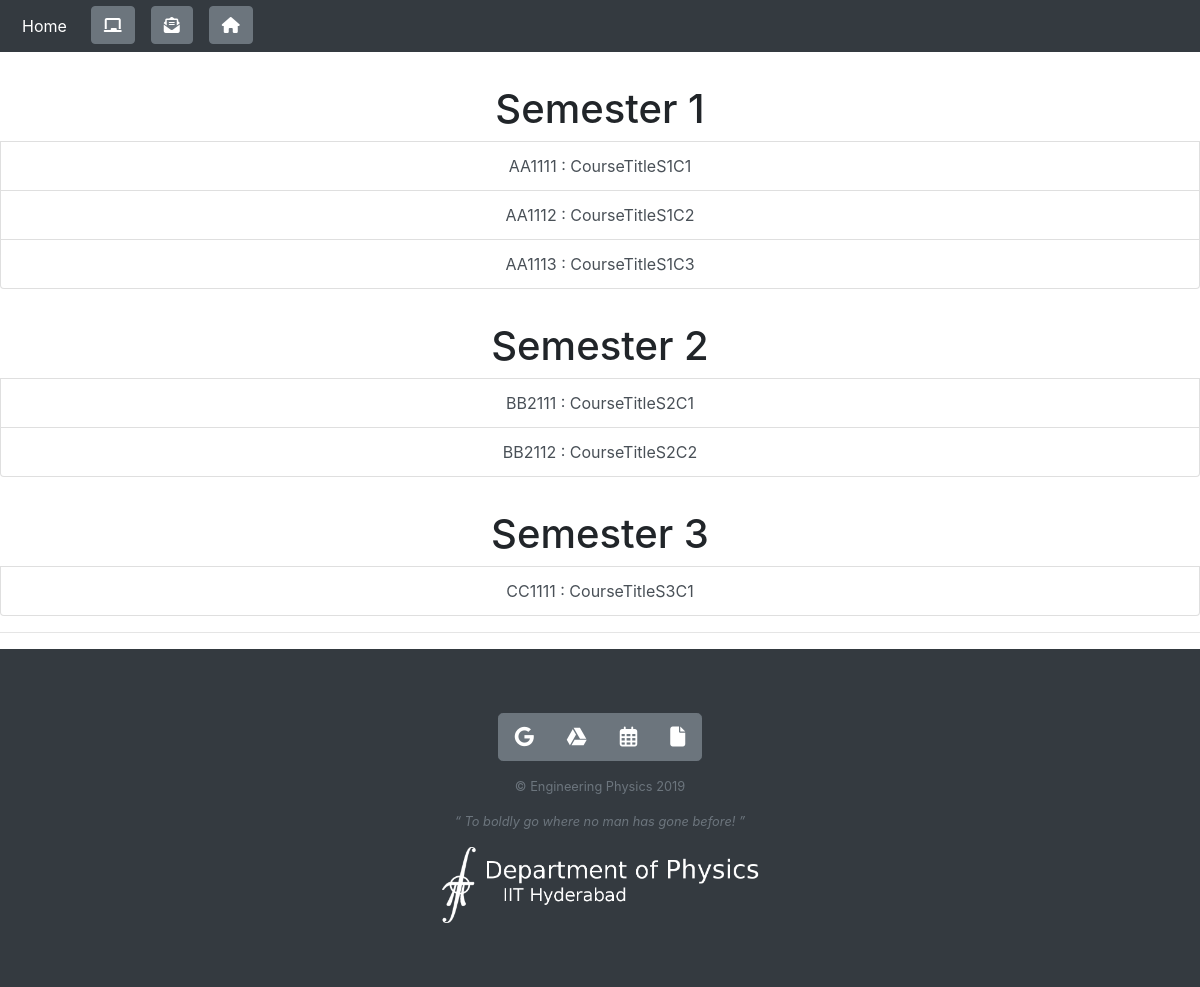
Before: /allCourses with the older database file.
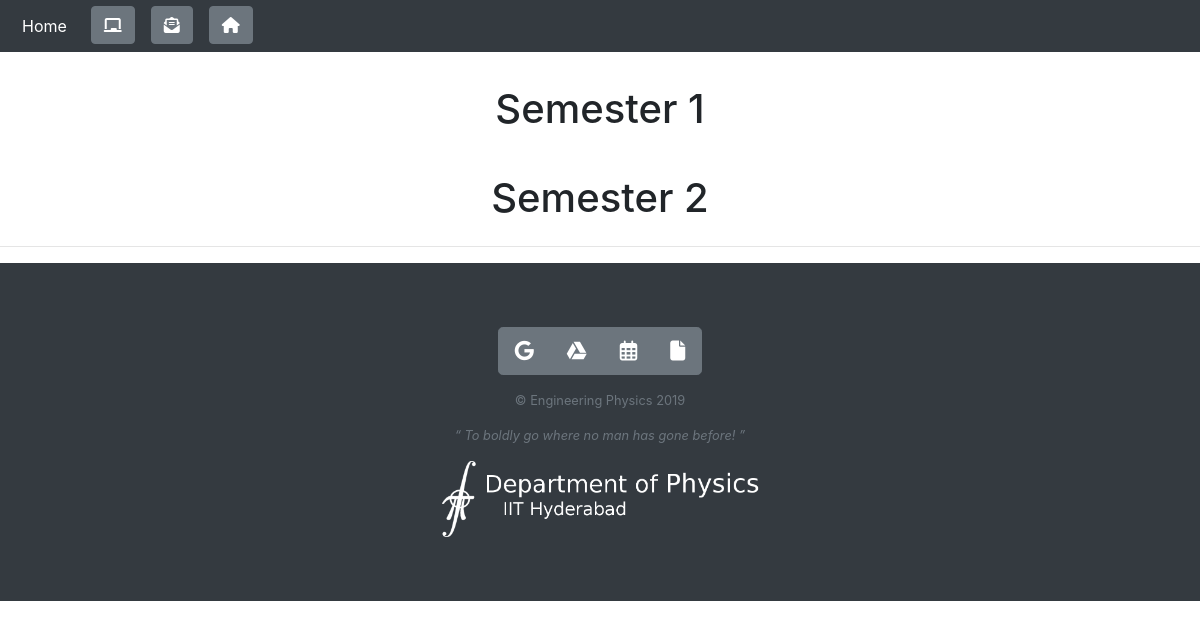
After: the same page with the newer database file.
### app/model.py (models this page shows, shortened)
class Semester(db.Model):
    __tablename__ = 'semesters'
    id = db.Column(db.Integer, primary_key = True)
    courses = db.relationship('Course',backref = 'semester')

class Course(db.Model):
    __tablename__ = 'courses'
    id = db.Column(db.Integer, primary_key = True)
    course_id = db.Column(db.String , index = True,unique = True)
    course_title = db.Column(db.String(64))
    description = db.Column(db.String(64))
    vid_title1 = db.Column(db.String(64))
    vid_desc1 = db.Column(db.String(64))
    vid_title2 = db.Column(db.String(64))
    vid_desc2 = db.Column(db.String(64))
    resc_title1 = db.Column(db.String(64))
    resc_desc1 = db.Column(db.String(64))
    resc_title2 = db.Column(db.String(64))
    resc_desc2 = db.Column(db.String(64))
    resc_title3 = db.Column(db.String(64))
    resc_desc3 = db.Column(db.String(64))
    vid_link1 = db.Column(db.String(64))
    vid_link2 = db.Column(db.String(64))
    resc_link1 = db.Column(db.String(64))
    resc_link2 = db.Column(db.String(64))
    resc_link3 = db.Column(db.String(64))
    mit_link = db.Column(db.String(64))
    semester_id = db.Column(db.Integer, db.ForeignKey('semesters.id'))

### app/main/views.py (the view)
@main.route('/allCourses')
def allCourses():
    semesters = Semester.query.all()
    return render_template('available_all.html',semesters = semesters)

### app/templates/available_all.html (shortened to what this page needs)
<!doctype html>
<html lang="en">
  <head>
    <link rel="stylesheet" href="https://stackpath.bootstrapcdn.com/bootstrap/4.4.1/css/bootstrap.min.css">
  </head>
  <body>
    <header>
        <ul class="nav bg-dark" style='padding : 0.5%'>
            <li class="nav-item">
              <a class="nav-link active text-white" href="/">Home</a>
            </li>
            <li class="nav-item px-2">
                <button class="btn btn-secondary" type="button" onclick="window.location.href='https://classroom.google.com/'" title="Google Classroom"><i class="fas fa-chalkboard"></i></button>
              </li>
              <li class="nav-item px-2">
                <button class="btn btn-secondary" type="button" onclick="window.location.href='https://mail.google.com/mail/u/1/#inbox'" title="Gmail"><i class="fas fa-envelope-open-text"></i></button>
              </li>
              <li class="nav-item px-2">
                <button class="btn btn-secondary" type="button" onclick="window.location.href='https://www.iith.ac.in/'" title="IITH Home"><i class="fas fa-home"></i></button>
              </li>
          </ul>
    </header>
    {% for sem in semesters %}
    <div class="list-group">
        <h1 class='text-center'>Semester {{ sem.id }}</h1>
        {% for course in sem.courses %}
        <a href="/{{ sem.id }}/{{ course['course_id'] }}" class="list-group-item list-group-item-action text-center">{{ course['course_id'] }} : {{ course['course_title'] }}</a>
        {% endfor %}
      </div>
      {% endfor %}
      <hr>
      <footer class="bg-dark py-5 text-muted text-center">
        <div class="container">
          <div class="btn-group btn-group-lg my-3" role="group" aria-label="footer">
              <button type="button" class="btn btn-secondary"><i class="fab fa-google"></i></button>
              <button type="button" class="btn btn-secondary"><i class="fab fa-google-drive"></i></button>
              <button type="button" class="btn btn-secondary"><i class="far fa-calendar-alt"></i></button>
              <button type="button" class="btn btn-secondary"><i class="fas fa-file"></i></button>
          </div>
          <small>
              <p>&copy; Engineering Physics 2019</p>
              <p><em>&ldquo;  To boldly go where no man has gone before! &rdquo;</em></p>
          </small>
      <p><img class="img-fluid" src="../static/images/logo.png" style="height: 2cm;"></p>
      </div>
      </footer>
  </body>
</html>

Changed rows visible on the page:
removed Course: course_id "AA1111", course_title "CourseTitleS1C1", shown under Semester id 1
removed Course: course_id "AA1112", course_title "CourseTitleS1C2", shown under Semester id 1
removed Course: course_id "AA1113", course_title "CourseTitleS1C3", shown under Semester id 1
removed Course: course_id "BB2111", course_title "CourseTitleS2C1", shown under Semester id 2
removed Course: course_id "BB2112", course_title "CourseTitleS2C2", shown under Semester id 2
removed Semester: id "3"
removed Course: course_id "CC1111", course_title "CourseTitleS3C1", shown under "3"
